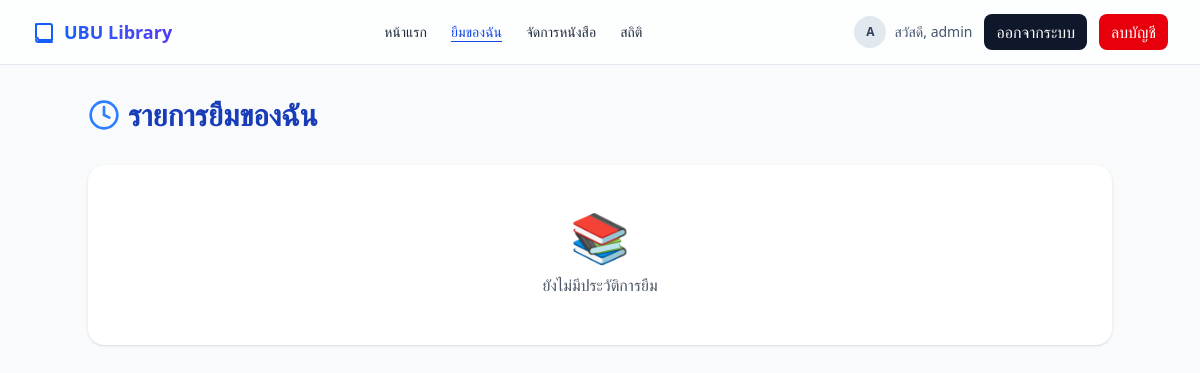
/me/loans/ (signed in), run on an earlier commit of the app's database.
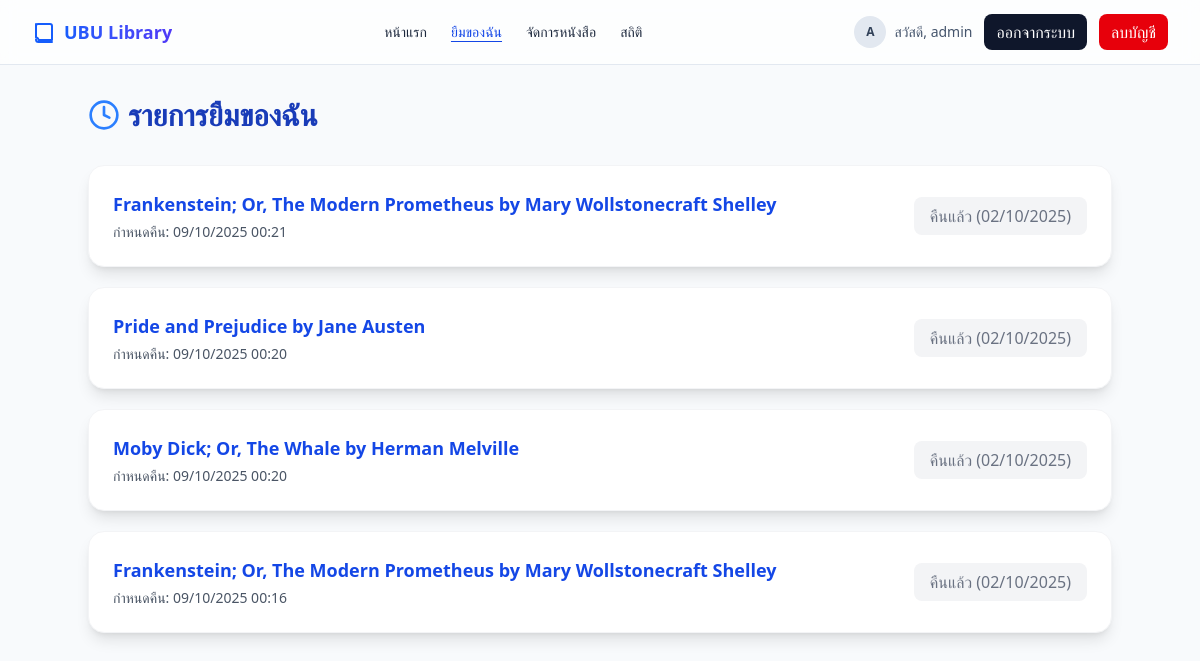
And on a later commit of the database.
### core/models.py (models this page shows, shortened)
class Loan(models.Model):
    BORROW_DAYS_DEFAULT = 7
    user = models.ForeignKey(settings.AUTH_USER_MODEL, on_delete=models.CASCADE)
    book = models.ForeignKey(Book, on_delete=models.CASCADE)
    borrowed_at = models.DateTimeField(default=timezone.now)
    due_at = models.DateTimeField()
    returned_at = models.DateTimeField(blank=True, null=True)
    @property
    def is_overdue(self):
        return not self.returned_at and timezone.now() > self.due_at

class Book(models.Model):
    title = models.CharField(max_length=255)
    author = models.CharField(max_length=255)
    category = models.ForeignKey(Category, on_delete=models.SET_NULL, null=True)
    description = models.TextField(blank=True)
    cover_image = models.ImageField(upload_to='covers/', blank=True, null=True)
    total_copies = models.PositiveIntegerField(default=1)
    available_copies = models.PositiveIntegerField(default=1)
    created_at = models.DateTimeField(auto_now_add=True)

### core/views.py (the view)
# urls.py: path('me/loans/', views.my_loans, name='my_loans'),
@login_required
def my_loans(request):
    loans = Loan.objects.filter(user=request.user).select_related('book').order_by('-borrowed_at')
    return render(request, 'my_loans.html', {'loans': loans})

### core/templates/my_loans.html (shortened to what this page needs)
{% extends 'base.html' %}
{% block content %}
<div class="max-w-5xl mx-auto">
<h2 class="text-3xl font-bold mb-8 text-blue-800 flex items-center gap-2">
<svg class="w-8 h-8 text-blue-500" fill="none" stroke="currentColor" stroke-width="2" viewBox="0 0 24 24"><path stroke-linecap="round" stroke-linejoin="round" d="M12 6v6l4 2"></path><circle cx="12" cy="12" r="10" stroke="currentColor" stroke-width="2" fill="none"></circle></svg>
รายการยืมของฉัน
</h2>
<div class="space-y-5">
{% for loan in loans %}
<div class="p-6 rounded-2xl shadow-lg bg-white flex flex-col md:flex-row md:items-center md:justify-between border border-gray-100 hover:shadow-xl transition">
<div>
<div class="font-semibold text-lg text-blue-700">{{ loan.book.title }}</div>
<div class="text-sm text-gray-600 mt-1">กำหนดคืน: <span class="font-medium">{{ loan.due_at|date:'d/m/Y H:i' }}</span></div>
</div>
<div class="mt-4 md:mt-0">
{% if not loan.returned_at %}
<a href="{% url 'return_book' loan.id %}" class="px-5 py-2 rounded-lg bg-green-600 text-white font-semibold shadow hover:bg-green-700 transition">คืนหนังสือ</a>
{% else %}
<span class="text-gray-500 bg-gray-100 px-4 py-2 rounded-lg">คืนแล้ว ({{ loan.returned_at|date:'d/m/Y' }})</span>
{% endif %}
</div>
</div>
{% empty %}
<div class="text-center p-12 bg-white rounded-2xl shadow">
<div class="text-5xl mb-3">📚</div>
<p class="text-gray-600">ยังไม่มีประวัติการยืม</p>
</div>
{% endfor %}
</div>
</div>
{% endblock %}

### core/templates/base.html (shortened to what this page needs)
{% load static %}
<!doctype html>
<html>
<head>
  <link rel="stylesheet" href="{% static 'css/dist/styles.css' %}">
</head>
<body class="bg-slate-50 text-slate-800">
  {% include 'navbar.html' %}
  <main class="max-w-7xl mx-auto px-4 py-8">
    {% block content %}{% endblock %}
  </main>
</body>
</html>

### core/templates/navbar.html (shortened to what this page needs)
{% load static %}
<header
  x-data="{ open:false, scrolled:false }"
  x-init="
    scrolled = window.scrollY > 10;
    window.addEventListener('scroll', () => scrolled = window.scrollY > 10);
  "
  class="sticky top-0 z-40 border-b border-slate-200 transition"
  :class="scrolled ? 'bg-white/90 backdrop-blur-md shadow-sm' : 'bg-white/70 backdrop-blur'"
>
  <div class="max-w-7xl mx-auto px-4 sm:px-6 lg:px-8">
    <div class="h-16 flex items-center justify-between">
      <a href="{% url 'book_list' %}" class="flex items-center gap-2 group">
        <span class="font-extrabold text-lg bg-gradient-to-r from-blue-600 to-indigo-600 bg-clip-text text-transparent">
        </span>
      </a>
      {% with request.resolver_match.url_name as current %}
      <nav class="hidden md:flex items-center gap-6">
        <a href="{% url 'book_list' %}"
           class="text-sm font-medium hover:text-blue-600"
           :class="{'text-blue-700 underline underline-offset-4': false}">
          หน้าแรก
        </a>
        <a href="{% url 'my_loans' %}"
           class="text-sm font-medium hover:text-blue-600 {% if current == 'my_loans' %}text-blue-700 underline underline-offset-4{% endif %}">
          ยืมของฉัน
        </a>
        {% if user.is_staff %}
          <a href="{% url 'book_manage_list' %}"
             class="text-sm font-medium hover:text-blue-600 {% if current == 'book_manage_list' %}text-blue-700 underline underline-offset-4{% endif %}">
            จัดการหนังสือ
          </a>
          <a href="{% url 'dashboard' %}"
             class="text-sm font-medium hover:text-blue-600 {% if current == 'dashboard' %}text-blue-700 underline underline-offset-4{% endif %}">
            สถิติ
          </a>
        {% endif %}
      </nav>
      <div class="hidden md:flex items-center gap-3">
        {% if user.is_authenticated %}
          <div class="flex items-center gap-2">
            <div class="w-8 h-8 rounded-full bg-slate-200 flex items-center justify-center text-slate-700 text-xs font-semibold">
              {{ user.username|slice:":1"|upper }}
            </div>
            <span class="text-sm text-slate-600">สวัสดี, <span class="font-medium">{{ user.username }}</span></span>
          </div>
          <form method="post" action="{% url 'logout' %}">
            <button class="px-3 py-1.5 rounded-lg bg-slate-900 text-white hover:bg-slate-800 transition">
              ออกจากระบบ
            </button>
          </form>
          <form method="post" action="{% url 'delete_account' %}" onsubmit="return confirm('คุณแน่ใจว่าต้องการลบบัญชีผู้ใช้? การดำเนินการนี้ไม่สามารถย้อนกลับได้');">
            <button class="px-3 py-1.5 rounded-lg bg-red-600 text-white hover:bg-red-700 transition">
              ลบบัญชี
            </button>
          </form>
        {% endif %}
      </div>
      {% endwith %}
    </div>
  </div>
</header>

What changed in the data, as far as the page shows it:
added Loan: book "Frankenstein; Or, The Modern Prometheus by Mary Wollstonecraft Shelley", due_at "09/10/2025 00:21", returned_at "02/10/2025"
added Loan: book "Pride and Prejudice by Jane Austen", due_at "09/10/2025 00:20", returned_at "02/10/2025"
added Loan: book "Moby Dick; Or, The Whale by Herman Melville", due_at "09/10/2025 00:20", returned_at "02/10/2025"
added Loan: book "Frankenstein; Or, The Modern Prometheus by Mary Wollstonecraft Shelley", due_at "09/10/2025 00:16", returned_at "02/10/2025"
Also different on the page:
text no longer shown: "📚 ยังไม่มีประวัติการยืม"
